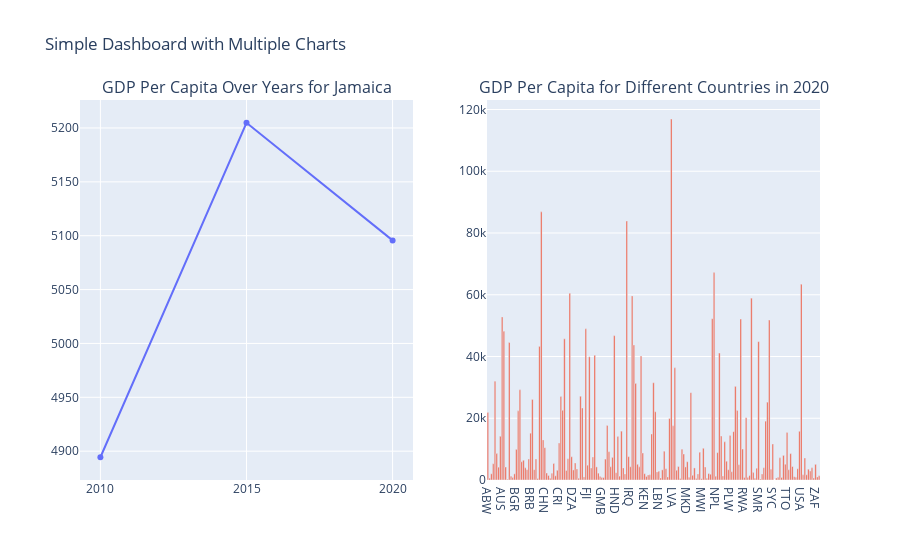

Notebook code for this chart:
### Markdown cell above
### Designing a simple dashboard

### Code cell
# Filter data for the year 2020
data_2020 = economies[economies['year'] == 2020]

# Create a subplot figure with 1 row and 2 columns
fig = make_subplots(rows=1, cols=2,
                    subplot_titles=('GDP Per Capita Over Years for Jamaica',
                                    'GDP Per Capita for Different Countries in 2020'))

# Line chart of GDP Per Capita for Jamaica
jam_data = economies[economies['code'] == 'JAM']
line_chart = go.Scatter(x=jam_data['year'], y=jam_data['gdp_percapita'],
                        mode='lines+markers', name = "Jamaica")
fig.add_trace(line_chart, row=1, col=1)

# Bar chart of GDP Per Capita for different countries in 2020
bar_chart = go.Bar(x=data_2020['code'], y=data_2020['gdp_percapita'],
                   name='2020')
fig.add_trace(bar_chart, row=1, col=2)

# Update layout
fig.update_layout(title_text="Simple Dashboard with Multiple Charts", showlegend=False)
fig.show()

### Figure 1 — Plotly figure (JSON) as saved in the notebook; plotly's stock layout.template omitted (floating-point values rounded to 4 significant figures; data arrays with more than 128 entries replaced by an {"elided": "..."} marker saying what was removed)
{"data": [{"mode": "lines+markers", "name": "Jamaica", "type": "scatter", "x": [2010, 2015, 2020], "xaxis": "x", "y": [4894.0, 5205.0, 5096.0], "yaxis": "y"}, {"name": "2020", "type": "bar", "x": {"elided": "187 str values"}, "xaxis": "x2", "y": {"elided": "187 float values"}, "yaxis": "y2"}], "layout": {"annotations": [{"font": {"size": 16}, "showarrow": false, "text": "GDP Per Capita Over Years for Jamaica", "x": 0.225, "xanchor": "center", "xref": "paper", "y": 1, "yanchor": "bottom", "yref": "paper"}, {"font": {"size": 16}, "showarrow": false, "text": "GDP Per Capita for Different Countries in 2020", "x": 0.775, "xanchor": "center", "xref": "paper", "y": 1, "yanchor": "bottom", "yref": "paper"}], "showlegend": false, "title": {"text": "Simple Dashboard with Multiple Charts"}, "xaxis": {"anchor": "y", "domain": [0, 0.45]}, "xaxis2": {"anchor": "y2", "domain": [0.55, 1]}, "yaxis": {"anchor": "x", "domain": [0, 1]}, "yaxis2": {"anchor": "x2", "domain": [0, 1]}}}
